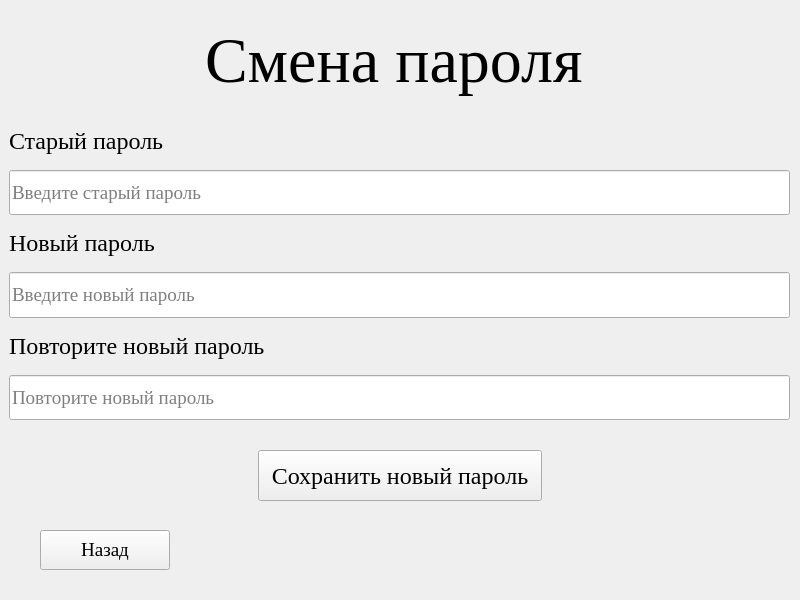
<?xml version="1.0" encoding="UTF-8"?>
<ui version="4.0">
 <class>ChangePasswordWindow</class>
 <widget class="QWidget" name="ChangePasswordWindow">
  <property name="geometry">
   <rect>
    <x>0</x>
    <y>0</y>
    <width>800</width>
    <height>600</height>
   </rect>
  </property>
  <property name="windowTitle">
   <string>Form</string>
  </property>
  <widget class="QWidget" name="verticalLayoutWidget">
   <property name="geometry">
    <rect>
     <x>9</x>
     <y>119</y>
     <width>781</width>
     <height>301</height>
    </rect>
   </property>
   <layout class="QVBoxLayout" name="verticalLayout">
    <item>
     <widget class="QLabel" name="label_2">
      <property name="font">
       <font>
        <family>Times New Roman</family>
        <pointsize>18</pointsize>
       </font>
      </property>
      <property name="tabletTracking">
       <bool>false</bool>
      </property>
      <property name="focusPolicy">
       <enum>Qt::FocusPolicy::StrongFocus</enum>
      </property>
      <property name="text">
       <string>Старый пароль</string>
      </property>
     </widget>
    </item>
    <item>
     <widget class="QLineEdit" name="oldPasswordEdit">
      <property name="sizePolicy">
       <sizepolicy hsizetype="Minimum" vsizetype="Minimum">
        <horstretch>0</horstretch>
        <verstretch>0</verstretch>
       </sizepolicy>
      </property>
      <property name="font">
       <font>
        <family>Times New Roman</family>
        <pointsize>14</pointsize>
       </font>
      </property>
      <property name="tabletTracking">
       <bool>false</bool>
      </property>
      <property name="focusPolicy">
       <enum>Qt::FocusPolicy::StrongFocus</enum>
      </property>
      <property name="echoMode">
       <enum>QLineEdit::EchoMode::PasswordEchoOnEdit</enum>
      </property>
      <property name="placeholderText">
       <string>Введите старый пароль</string>
      </property>
     </widget>
    </item>
    <item>
     <widget class="QLabel" name="label_4">
      <property name="font">
       <font>
        <family>Times New Roman</family>
        <pointsize>18</pointsize>
       </font>
      </property>
      <property name="tabletTracking">
       <bool>false</bool>
      </property>
      <property name="focusPolicy">
       <enum>Qt::FocusPolicy::StrongFocus</enum>
      </property>
      <property name="text">
       <string>Новый пароль</string>
      </property>
     </widget>
    </item>
    <item>
     <widget class="QLineEdit" name="newPasswordEdit">
      <property name="sizePolicy">
       <sizepolicy hsizetype="Minimum" vsizetype="Minimum">
        <horstretch>0</horstretch>
        <verstretch>0</verstretch>
       </sizepolicy>
      </property>
      <property name="font">
       <font>
        <family>Times New Roman</family>
        <pointsize>14</pointsize>
       </font>
      </property>
      <property name="tabletTracking">
       <bool>false</bool>
      </property>
      <property name="focusPolicy">
       <enum>Qt::FocusPolicy::StrongFocus</enum>
      </property>
      <property name="echoMode">
       <enum>QLineEdit::EchoMode::Password</enum>
      </property>
      <property name="placeholderText">
       <string>Введите новый пароль</string>
      </property>
     </widget>
    </item>
    <item>
     <widget class="QLabel" name="label">
      <property name="font">
       <font>
        <family>Times New Roman</family>
        <pointsize>18</pointsize>
       </font>
      </property>
      <property name="tabletTracking">
       <bool>false</bool>
      </property>
      <property name="focusPolicy">
       <enum>Qt::FocusPolicy::StrongFocus</enum>
      </property>
      <property name="text">
       <string>Повторите новый пароль</string>
      </property>
     </widget>
    </item>
    <item>
     <widget class="QLineEdit" name="confirmPasswordEdit">
      <property name="sizePolicy">
       <sizepolicy hsizetype="Minimum" vsizetype="Minimum">
        <horstretch>0</horstretch>
        <verstretch>0</verstretch>
       </sizepolicy>
      </property>
      <property name="font">
       <font>
        <family>Times New Roman</family>
        <pointsize>14</pointsize>
       </font>
      </property>
      <property name="tabletTracking">
       <bool>false</bool>
      </property>
      <property name="focusPolicy">
       <enum>Qt::FocusPolicy::StrongFocus</enum>
      </property>
      <property name="echoMode">
       <enum>QLineEdit::EchoMode::Password</enum>
      </property>
      <property name="placeholderText">
       <string>Повторите новый пароль</string>
      </property>
     </widget>
    </item>
   </layout>
  </widget>
  <widget class="QLabel" name="label_3">
   <property name="geometry">
    <rect>
     <x>205</x>
     <y>10</y>
     <width>390</width>
     <height>100</height>
    </rect>
   </property>
   <property name="font">
    <font>
     <family>Times New Roman</family>
     <pointsize>48</pointsize>
     <bold>false</bold>
    </font>
   </property>
   <property name="text">
    <string>Смена пароля</string>
   </property>
  </widget>
  <widget class="QPushButton" name="applyPasswordButton">
   <property name="geometry">
    <rect>
     <x>258</x>
     <y>450</y>
     <width>284</width>
     <height>51</height>
    </rect>
   </property>
   <property name="font">
    <font>
     <family>Times New Roman</family>
     <pointsize>18</pointsize>
     <bold>false</bold>
    </font>
   </property>
   <property name="text">
    <string>Сохранить новый пароль</string>
   </property>
  </widget>
  <widget class="QPushButton" name="backButton">
   <property name="geometry">
    <rect>
     <x>40</x>
     <y>530</y>
     <width>130</width>
     <height>40</height>
    </rect>
   </property>
   <property name="font">
    <font>
     <family>Times New Roman</family>
     <pointsize>14</pointsize>
    </font>
   </property>
   <property name="text">
    <string>Назад</string>
   </property>
  </widget>
 </widget>
 <resources/>
 <connections/>
</ui>
